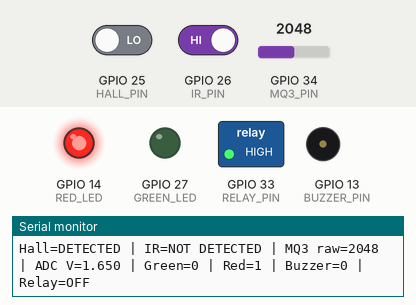
The sketch below on a simulated ESP32. Shown: switched loads named in the sketch (green lamp = pin HIGH), output pins drawn as LEDs (lit = HIGH), buzzer (waves = sounding, pin HIGH), the last lines printed to the serial monitor. The test bench sets the inputs (shaded band); at power-on: GPIO 25 (HALL_PIN) LOW, GPIO 34 (MQ3_PIN) = 2048, GPIO 26 (IR_PIN) HIGH (analog values on the 0–4095 scale). WiFi joins after 1.5 s; servers stay silent unless stated; uploads are accepted with an empty reply.

Above: at 2.8 s.
2.9 s: GPIO 25 (HALL_PIN) driven HIGH
At 3.7 s:
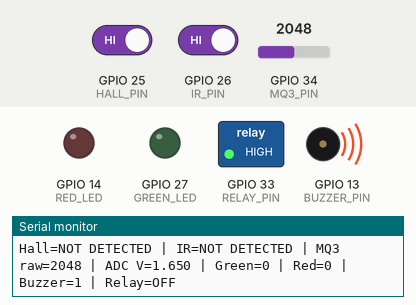
4.4 s: GPIO 34 (MQ3_PIN) set to 1045
5.9 s: GPIO 34 (MQ3_PIN) set to 963
7.4 s: GPIO 26 (IR_PIN) driven LOW
At 8.8 s:
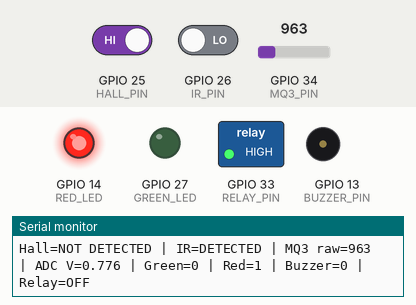
9.3 s: GPIO 25 (HALL_PIN) driven LOW
At 10.2 s:
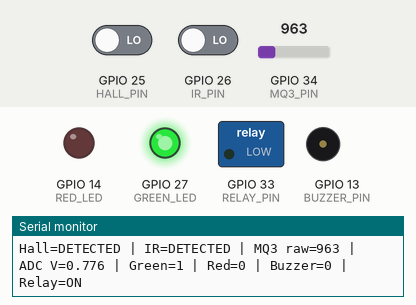
10.9 s: GPIO 26 (IR_PIN) driven HIGH
At 11.6 s:
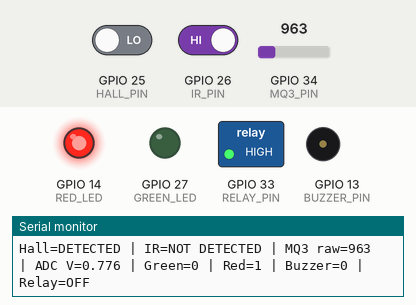
Timing chart, 0 to 13.4 s (numbered marks = the images above; inputs shaded):
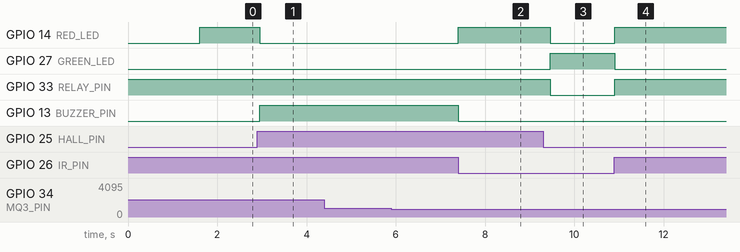

Measured:
- after the input at 2.9 s, GPIO 14 (RED_LED): HIGH → LOW after 0.05 s; GPIO 13 (BUZZER_PIN): LOW → HIGH after 0.05 s
- after the input at 7.4 s, GPIO 14 (RED_LED): LOW → HIGH at once; GPIO 13 (BUZZER_PIN): HIGH → LOW at once
- after the input at 9.3 s, GPIO 14 (RED_LED), GPIO 33 (RELAY_PIN): HIGH → LOW after 0.16 s; GPIO 27 (GREEN_LED): LOW → HIGH after 0.16 s
- after the input at 10.9 s, GPIO 14 (RED_LED), GPIO 33 (RELAY_PIN): LOW → HIGH at once; GPIO 27 (GREEN_LED): HIGH → LOW at once

The sketch:

SmartHelmetFirebase.ino
```cpp
/*
  SMART HELMET: ESP32 + Hall/Reed + IR + MQ-3 -> Vercel API -> Firebase RTDB
  Board: ESP32 Dev Module (typical ESP32-WROOM-32)

  Pins carried forward from your prototype:
    Hall/Reed OUT GPIO25 (assumed LOW when detected)
    IR OUT         GPIO26 (assumed LOW when detected)
    Green LED      GPIO27 (use 220 ohm resistor)
    Red LED        GPIO14 (use 220 ohm resistor)
    Buzzer         GPIO13 (use suitable driver if buzzer current is high)
    Relay IN       GPIO33 (active-LOW relay module)
    MQ-3 AO        GPIO34 (ADC input-only pin)

  MQ-3 NOTE: Power the MQ-3 module as required by its manufacturer. Its AO output
  must NEVER exceed 3.3V at ESP32 GPIO34. If powered from 5V, use a correctly
  calculated voltage divider/level conditioning. Common MQ-3 modules need warm-up;
  raw ADC is not a calibrated alcohol concentration or breathalyzer result.
*/
#include <WiFi.h>
#include <WiFiClientSecure.h>
#include <HTTPClient.h>

const char* WIFI_SSID = "osinet kekudha";
const char* WIFI_PASSWORD = "500rubakudusoldren";
const char* API_URL = "http://192.168.1.10:3000/api/telemetry";
const char* DEVICE_API_KEY = "SGNHelmet_2026_A7x9K2mP8vR4qL6wT3nB";

constexpr int HALL_PIN = 25;
constexpr int IR_PIN = 26;
constexpr int GREEN_LED = 27;
constexpr int RED_LED = 14;
constexpr int BUZZER_PIN = 13;
constexpr int RELAY_PIN = 33;
constexpr int MQ3_PIN = 34;

// Adjust these if your sensor modules report HIGH when detected.
constexpr int HALL_DETECTED_LEVEL = LOW;
constexpr int IR_DETECTED_LEVEL = LOW;
// Relay module is active-LOW: LOW=energized/ON, HIGH=OFF.
constexpr int RELAY_ON_LEVEL = LOW;
constexpr int RELAY_OFF_LEVEL = HIGH;
const unsigned long SEND_INTERVAL_MS = 3000;
unsigned long lastSend = 0;

void connectWiFi() {
  WiFi.mode(WIFI_STA);
  WiFi.begin(WIFI_SSID, WIFI_PASSWORD);
  Serial.print("Connecting to Wi-Fi");
  unsigned long started = millis();
  while (WiFi.status() != WL_CONNECTED && millis() - started < 20000) {
    delay(400); Serial.print('.');
  }
  Serial.println();
  if (WiFi.status() == WL_CONNECTED) {
    Serial.print("Wi-Fi connected. IP: "); Serial.println(WiFi.localIP());
  } else Serial.println("Wi-Fi connection timed out; will retry later.");
}

void setup() {
  Serial.begin(115200);
  pinMode(HALL_PIN, INPUT);
  pinMode(IR_PIN, INPUT);
  pinMode(GREEN_LED, OUTPUT);
  pinMode(RED_LED, OUTPUT);
  pinMode(BUZZER_PIN, OUTPUT);
  pinMode(RELAY_PIN, OUTPUT);
  analogReadResolution(12); // ESP32 ADC range typically 0-4095

  // Safe startup state: relay off. Active-LOW relay needs HIGH for OFF.
  digitalWrite(RELAY_PIN, RELAY_OFF_LEVEL);
  digitalWrite(GREEN_LED, LOW);
  digitalWrite(RED_LED, LOW);
  digitalWrite(BUZZER_PIN, LOW);
  connectWiFi();
}

void sendTelemetry(bool hallDetected, bool irDetected, int mq3Raw,
                   float mq3Voltage, bool green, bool red,
                   bool buzzer, bool relay) {
  if (WiFi.status() != WL_CONNECTED) connectWiFi();
  if (WiFi.status() != WL_CONNECTED) { Serial.println("No Wi-Fi; telemetry not sent."); return; }

  WiFiClientSecure client;
  // For a production deployment, validate the server certificate instead of setInsecure().
  // This keeps initial prototype setup simple but does not provide certificate verification.
  client.setInsecure();
  HTTPClient http;
  if (!http.begin(client, API_URL)) { Serial.println("Could not start HTTPS request."); return; }
  http.setTimeout(6000);
  http.addHeader("Content-Type", "application/json");
  http.addHeader("x-device-key", DEVICE_API_KEY);

  String payload = "{";
  payload += "\"hallDetected\":" + String(hallDetected ? "true" : "false") + ",";
  payload += "\"irDetected\":" + String(irDetected ? "true" : "false") + ",";
  payload += "\"mq3Raw\":" + String(mq3Raw) + ",";
  payload += "\"mq3Voltage\":" + String(mq3Voltage, 3) + ",";
  payload += "\"greenLed\":" + String(green ? "true" : "false") + ",";
  payload += "\"redLed\":" + String(red ? "true" : "false") + ",";
  payload += "\"buzzerOn\":" + String(buzzer ? "true" : "false") + ",";
  payload += "\"relayOn\":" + String(relay ? "true" : "false") + ",";
  payload += "\"deviceTimestamp\":" + String(millis());
  payload += "}";

  int code = http.POST(payload);
  Serial.printf("Firebase telemetry via Vercel: HTTP %d\n", code);
  if (code > 0) Serial.println(http.getString());
  else Serial.println(http.errorToString(code));
  http.end();
}

void loop() {
  const bool hallDetected = digitalRead(HALL_PIN) == HALL_DETECTED_LEVEL;
  const bool irDetected = digitalRead(IR_PIN) == IR_DETECTED_LEVEL;
  const bool bothDetected = hallDetected && irDetected;
  const bool neitherDetected = !hallDetected && !irDetected;

  // Preserve confirmed behavior: neither -> buzzer; one -> red; both -> green + relay.
  const bool green = bothDetected;
  const bool red = (hallDetected != irDetected);
  const bool buzzer = neitherDetected;
  const bool relay = bothDetected;

  digitalWrite(GREEN_LED, green ? HIGH : LOW);
  digitalWrite(RED_LED, red ? HIGH : LOW);
  digitalWrite(BUZZER_PIN, buzzer ? HIGH : LOW);
  digitalWrite(RELAY_PIN, relay ? RELAY_ON_LEVEL : RELAY_OFF_LEVEL);

  const int mq3Raw = analogRead(MQ3_PIN);
  // Approximate ADC-pin voltage only; calibrate ADC if accurate voltage is needed.
  const float mq3Voltage = (mq3Raw / 4095.0f) * 3.3f;

  Serial.printf("Hall=%s | IR=%s | MQ3 raw=%d | ADC V=%.3f | Green=%d | Red=%d | Buzzer=%d | Relay=%s\n",
    hallDetected ? "DETECTED" : "NOT DETECTED",
    irDetected ? "DETECTED" : "NOT DETECTED", mq3Raw, mq3Voltage,
    green, red, buzzer, relay ? "ON" : "OFF");

  if (millis() - lastSend >= SEND_INTERVAL_MS) {
    lastSend = millis();
    sendTelemetry(hallDetected, irDetected, mq3Raw, mq3Voltage, green, red, buzzer, relay);
  }
  delay(100);
}
```
